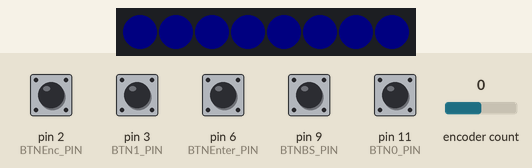
This sketch was run on a simulated Arduino Uno, built with avr-gcc and run on an emulated ATmega328P. On the bench: 8 RGB LEDs in strip order, left to right. The test bench sets the inputs (shaded band); at power-on: pin 2 (BTNEnc_PIN), pin 3 (BTN1_PIN), pin 6 (BTNEnter_PIN), pin 9 (BTNBS_PIN), pin 11 (BTN0_PIN) HIGH, encoder count 0. Dim RGB values are drawn brighter than linear.

Above: at 1.2 s.
1.3 s: encoder count set to -1
At 2.4 s:
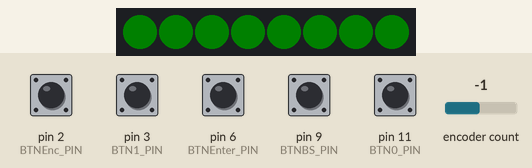
2.8 s: pin 3 (BTN1_PIN) pulled LOW for 0.15 s
At 4.0 s:
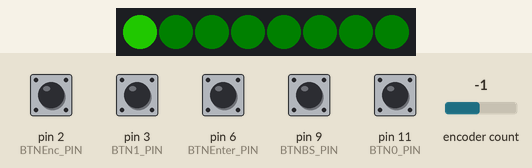
4.4 s: pin 11 (BTN0_PIN) pulled LOW for 0.15 s
At 5.6 s:
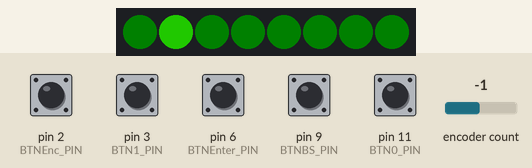
6.0 s: pin 3 (BTN1_PIN) pulled LOW for 1 s
At 6.7 s:
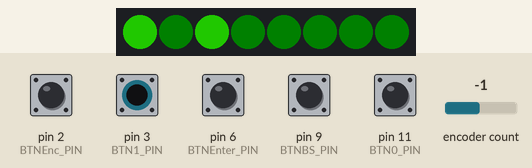
8.5 s: pin 11 (BTN0_PIN) pulled LOW for 1 s
At 10.0 s:
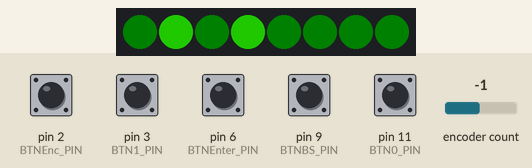
11.0 s: encoder count set to 0
At 11.3 s:
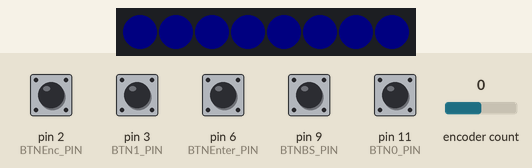
Timing chart, 0 to 13.5 s (numbered marks = the images above; inputs shaded):
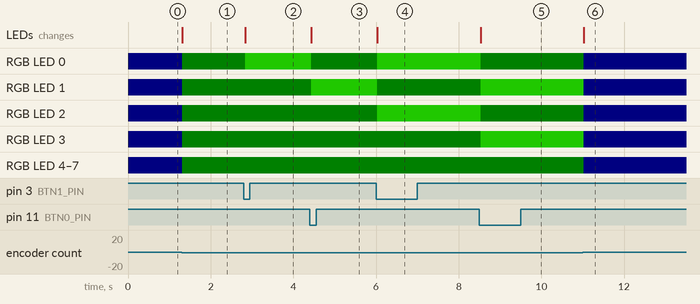

Measured:
- after the input at 1.3 s, RGB LED 0–7: RGB(0, 0, 5) → RGB(0, 5, 0) at once; the LEDs: change at once (image 1)
- after the input at 2.8 s, RGB LED 0: RGB(0, 5, 0) → RGB(16, 100, 0) at once; the LEDs: change at once (image 2)
- after the input at 4.4 s, RGB LED 0: RGB(16, 100, 0) → RGB(0, 5, 0) at once; RGB LED 1: RGB(0, 5, 0) → RGB(16, 100, 0) at once; the LEDs: change at once (image 3)
- after the input at 6.0 s, RGB LED 0, RGB LED 2: RGB(0, 5, 0) → RGB(16, 100, 0) at once; RGB LED 1: RGB(16, 100, 0) → RGB(0, 5, 0) at once; the LEDs: change at once (image 4)
- after the input at 8.5 s, RGB LED 0, RGB LED 2: RGB(16, 100, 0) → RGB(0, 5, 0) at once; RGB LED 1, RGB LED 3: RGB(0, 5, 0) → RGB(16, 100, 0) at once; the LEDs: change at once (image 5)
- after the input at 11.0 s, RGB LED 0, RGB LED 2, RGB LED 4–7: RGB(0, 5, 0) → RGB(0, 0, 5) at once; RGB LED 1, RGB LED 3: RGB(16, 100, 0) → RGB(0, 0, 5) at once; the LEDs: change at once (image 6)

The sketch:

binkey.ino
```cpp
// (licence header left out)
#include <Adafruit_NeoPixel.h>
#include <Encoder.h>

#include "KeyboardLib.h"

#define VERSION 2

#define LED_PIN 13
#define LED_COUNT 8

#if VERSION == 1
  Adafruit_NeoPixel strip(LED_COUNT, LED_PIN, NEO_RGB + NEO_KHZ800);
#else
  Adafruit_NeoPixel strip(LED_COUNT, LED_PIN, NEO_GRBW + NEO_KHZ800);
#endif

long vals[LED_COUNT];
long oldvals[LED_COUNT];

#define BTN0_PIN 11        // buttons included on shield
#define BTN1_PIN 3        // these are Arduino pin numbers
#define BTNEnter_PIN 6
#define BTNBS_PIN 9
#define BTNEnc_PIN 2

#define ENCPin1 1
#define ENCPin2 0

#define BTN0 0
#define BTN1 1
#define BTNEnter 2
#define BTNBS 3
#define BTNEnc 4

const int buttons[] = { BTN0_PIN, BTN1_PIN, BTNEnter_PIN, BTNBS_PIN, BTNEnc_PIN};

Encoder knob(ENCPin1, ENCPin2);

// See below; we can't handle more than 6 simultaneous keys here at the moment, since
// we are always sending a single report. It's perfectly possible to update this to handle
// arbitrarily long strings. I just don't want to.
// Or maybe it will work anyway, actually. I haven't tried it. Whatever.
#define REGCOUNT 7

int reg[REGCOUNT];

#define COLOR_KEYCODE 0.6
#define COLOR_META 0.25
#define COLOR_XMIT 0

#define MAXVAL 1024

void setup() {
  strip.begin();           // INITIALIZE NeoPixel strip object (REQUIRED)
  strip.show();            // Turn OFF all pixels ASAP
  strip.setBrightness(100); // Set BRIGHTNESS much lower than max (255) since these LEDS are Mighty Powderful.
  initButtons();
  initKeyboard();
  for (int i = 0; i < REGCOUNT; i++) {
    reg[i] = 0;
  }
  showReg(reg[0], COLOR_KEYCODE);
  /*
  Serial.begin(9600);
  while(!Serial) {
    ;
  }
  */
}

void showReg(int reg, float color) {
  for (int i=0; i<8; i++) {
    // Make the leds show a dim color even on 0, so we know which register
    // is active.
    vals[i] = (reg & (1 << i))?MAXVAL:MAXVAL/3;
  }
  setLEDs(vals, color);
}

void loop() {
  boolean updateLEDs=false;
#if VERSION == 2
  static boolean lastButtonState = false;
#endif
  // The current register
  static int regind = 0;
  // We need an offset for the knob value, since we want to be able to
  // reset all the registers and switch to the first keycode register -
  // but we can't affect the current knob value. Thus, we use the offset
  // to register the current knob value upon reset.
  static int regoffs = 0;
  static long idlemillis = 0;
  static boolean idle = false;
  boolean didsomething = false;
  long knobValue;
  static long oldKnobValue=(knob.read() >> 2);
  readButtons();
  // Shift in a "1"
  if (hasButtonPressEvent(BTN0)) {
    reg[regind] = (reg[regind] << 1) & 0xFF;
    updateLEDs=true;
  }
  // Shift in a "0"
  if (hasButtonPressEvent(BTN1)) {
    reg[regind] = ((reg[regind] << 1) | 1) & 0xFF;
    updateLEDs=true;
  }
  #if VERSION == 1
  // Shift right
  if (hasButtonPressEvent(BTNBS)) {
    reg[regind] >>= 1;
    updateLEDs=true;
  }
  // Encoder button resets all the registers and switches to the first
  // keycode register.
  if (hasButtonPressEvent(BTNEnc)) {
    for (int i=0; i<REGCOUNT; i++) {
      reg[i] = 0;
    }
    updateLEDs = true;
    regind = 0;
    regoffs = oldKnobValue;
  }
  #endif
  // Read the knob and switch register as requested
  knobValue=(knob.read() >> 2);
  if (knobValue != oldKnobValue) {
    oldKnobValue=knobValue;
    regind = knobValue - regoffs;
    while (regind < 0) {
      regind += REGCOUNT;
    }
    regind = regind % REGCOUNT;
    updateLEDs = true;
  }

  if (idle) {
    runningLights();
  }
  // If anything has changed, update the LEDs
  if (updateLEDs) {
    idle = false;
    showReg(reg[regind], ((regind == REGCOUNT-1)?COLOR_META:COLOR_KEYCODE));
    didsomething = true;
  }
  // On Enter, send - first the Modifiers' Down events, then the Key Down event,
  // then wait a bit and then do the Up events in reverse order.
#if VERSION == 1
  if (hasButtonPressEvent(BTNEnter)) {
    showReg(reg[0], COLOR_XMIT);
    sendCode(reg, 0, reg[REGCOUNT-1]);
    sendCode(reg, REGCOUNT-1, reg[REGCOUNT-1]);
    delay(20);
    sendCode(reg, 0, reg[REGCOUNT-1]);
    sendCode(reg, 0, 0);
    showReg(reg[regind], ((regind == REGCOUNT-1)?COLOR_META:COLOR_KEYCODE));
    didsomething = true;
  }
#else
  if (isButtonPressed(BTNEnc) && !lastButtonState) {
    sendCode(reg, 0, reg[REGCOUNT-1]);
    sendCode(reg, REGCOUNT-1, reg[REGCOUNT-1]);
    lastButtonState = true;
    didsomething = true;
  }
  if (!isButtonPressed(BTNEnc) && lastButtonState) {
    sendCode(reg, 0, 0);
    sendCode(reg, 0, 0);
    lastButtonState = false;
    didsomething = true;
  }
#endif
  if (!didsomething) {
    bool hasvalue = false;
    for (int i=0; i<REGCOUNT; i++) {
      if (reg[i] != 0) {
        hasvalue = true;
      }
    }
    if (!hasvalue) {
      if (idlemillis == 0) {
        idlemillis = millis();
      } else {
        if (millis() - idlemillis > 60000) {
          idle = true;
        }
      }
    }
  } else {
    idlemillis = 0;
  }
  if (!idle) {
    delay(10);
  }
}

#pragma region "LED code"

void setLEDs(long *vals, float color) {
  int i;
  for (i=0; i < LED_COUNT; i++) {
    float H = color;//(float)vals[i]/MAXVAL;
    float V = (float)vals[i]/MAXVAL;
    float S = 1;
    int R, G, B;
    hsv2rgb(H,S,V,&R,&G,&B);
    uint32_t color = strip.Color(R, G, B);
    strip.setPixelColor(i, strip.gamma32(color));
  }
  strip.show();
}

void clearLEDs() {
  for (int i=0; i < LED_COUNT; i++) {
    strip.setPixelColor(i, 0);
  }
  strip.show();
}

// Convert hue/saturation/brightness values [0,1] to R/G/B values [0,255]
void hsv2rgb(float H,float S,float V,int *R,int *G,int *B)
{
  int i;
  float f,p,q,t;
  H = H*6;
  if (H>=6)
    H-=6;
  i=H;
  f=H-(float)i;
  p=V*(1.0-S);
  q=V*(1.0-(S*f));
  t=V*(1.0-(S*(1.0-f)));

  switch(i)
    {
    case 0: (*R)=V*255; (*G)=t*255; (*B)=p*255; break;
    case 1: (*R)=q*255; (*G)=V*255; (*B)=p*255; break;
    case 2: (*R)=p*255; (*G)=V*255; (*B)=t*255; break;
    case 3: (*R)=p*255; (*G)=q*255; (*B)=V*255; break;
    case 4: (*R)=t*255; (*G)=p*255; (*B)=V*255; break;
    case 5: (*R)=V*255; (*G)=p*255; (*B)=q*255; break;
    }
}

#pragma endregion "LED code"

#pragma region "Button handling code"

#define NBUTTONS (sizeof(buttons)/sizeof(int))
int buttonState[NBUTTONS];
boolean isButtonRead[NBUTTONS];
int lastButtonState[NBUTTONS];
int lastDebounceTime[NBUTTONS];
unsigned long debounceDelay = 10;    // the debounce time; increase if the output flickers

void readButton(int bNo)
{
  int reading = digitalRead(buttons[bNo]);
  // If the switch changed, due to noise or pressing:
  if (reading != lastButtonState[bNo])
  {
    // reset the debouncing timer
    lastDebounceTime[bNo] = millis();
  }

  if ((millis() - lastDebounceTime[bNo]) > debounceDelay)
  {
    // whatever the reading is at, it's been there for longer than the debounce
    // delay, so take it as the actual current state:

    // if the button state has changed:
    if (reading != buttonState[bNo])
    {
      buttonState[bNo] = reading;
      isButtonRead[bNo] = false;
    }
  }
  lastButtonState[bNo] = reading;
}

void readButtons() {
  for (int i = 0; i < NBUTTONS; i++) {
    readButton(i);
  }
}

void initButtons() {
  for (int i = 0; i < NBUTTONS; i++) {
    pinMode(buttons[i], INPUT_PULLUP);
    buttonState[i] = HIGH;
    lastButtonState[i] = HIGH;
    isButtonRead[i] = true;
  }
}

boolean hasButtonPressEvent(int bNo) {
  if (buttonState[bNo] == LOW && !isButtonRead[bNo]) {
    isButtonRead[bNo] = true;
    return true;
  }
  else {
    return false;
  }
}

boolean isButtonPressed(int bNo) {
  return buttonState[bNo] == LOW;
}

#pragma endregion "Button handling code"

#pragma region "HID code"

const byte keyLimit = 6;
byte keyPlace = 0;
uint8_t keyBuf[keyLimit];
uint8_t meta = 0x0;
void addKeyToBuffer(uint8_t key) {
  keyBuf[keyPlace++] = key;
}

void sendCode(int code[], int numkeys, int metaIn) {
  resetKeys();
  for (int i=0; i < numkeys; i++) {
    addKeyToBuffer(code[i]);
  }
  meta = metaIn;
  sendBuffer(meta, keyBuf);
}

void sendBuffer(uint8_t meta, uint8_t keyBuf[]) {
  sendKeyBuffer(meta, keyBuf);
  resetKeys();
}

void resetKeys() {
  for (byte b = 0; b < keyLimit; ++b) {
    keyBuf[b] = 0x0;
  }
  keyPlace = 0;
  meta = 0x0;
}

#pragma endregion "HID code"

#pragma region "Light show"

#define FADEIN_FACTOR (MAXVAL / 10)
#define FADEIN_FAST_DELAY 10
#define FADEIN_SLOW_DELAY 20
#define CMODE_SPECTRUM_SAT 0

#define FADEIN(v, max) ((v) + min(FADEIN_FACTOR, max - (v)))
#define FADEOUT(v) (29 * (v) / 30)

float correction_R = 0.5;
float correction_G = 0.5;
float correction_B = 0.5;

float satVal=0;
float satValstep=0.0005;

uint32_t valToColor_Sat(long val) {
  float H = (float)val/MAXVAL;
  float V = 1; //(float)val/MAXVAL;
  float S = satVal;
  int R, G, B;
  hsv2rgb(H,S,V,&R,&G,&B);
  satVal += satValstep;
  if (((satValstep > 0) && (satVal >= 1)) ||
      ((satValstep < 0) && (satVal <= 0))) {
    satValstep = -satValstep;
  }
  return strip.Color(correction_R * (float)R, correction_G * (float)G, correction_B * (float)B);
}

void setCandles(long *vals) {
  int i;
  for (i=0; i < LED_COUNT; i++) {
    if (vals[i] != oldvals[i]) {
      strip.setPixelColor(i, strip.gamma32(valToColor_Sat(vals[i])));
      oldvals[i] = vals[i];
    }
  }
  strip.show();
}

void runningLights() {
  static int rl_runDir=1;
  static int rl_pos=0;
  static int rl_del=FADEIN_FAST_DELAY;
  static int rl_count=rl_del;
  int i;
#ifdef DEBUG
  if (trace) {
    while (!Serial) {
      ;
    }
    Serial.println("runningLights: rl_runDir=" + String(rl_runDir) + ", rl_pos=" + String(rl_pos) + ", rl_del=" + String(rl_del) + ", rl_count=" + String(rl_count));
  }
#endif
  if (rl_runDir == 1 && rl_pos >= (LED_COUNT - 1)) {
    rl_runDir = -1;
    rl_pos = LED_COUNT - 1; // Just to be safe
  } else if (rl_runDir == -1 && (rl_pos <= 0)) {
    rl_runDir = 1;
    rl_pos = 0; // Just to be safe
  }
  if (--rl_count == 0) {
    rl_count = rl_del;
    vals[rl_pos] = MAXVAL;
    rl_pos += rl_runDir;
  } else {
    if (vals[rl_pos] < MAXVAL) {
      vals[rl_pos] = FADEIN(vals[rl_pos], MAXVAL);
    }
  }

  for (i=0; i<LED_COUNT; i++) {
    if (i != rl_pos && vals[i] > 0) {
      vals[i] = FADEOUT(vals[i]);
    }
  }
  setCandles(vals);
  delay(340/LED_COUNT);
}

#pragma endregion "Light show"
```

KeyboardLib.h
```cpp
#ifndef Q_KEYBOARD_H
#define Q_KEYBOARD_H

void initKeyboard();
void sendKeyBuffer(uint8_t meta, uint8_t keys[]);

#endif
```
